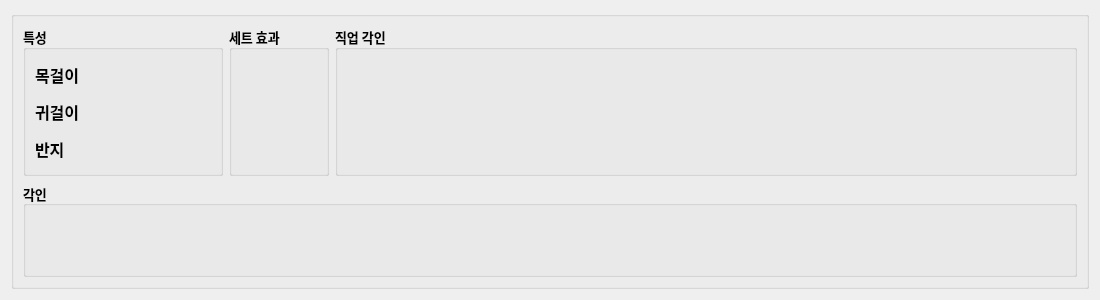
<?xml version="1.0" encoding="UTF-8"?>
<ui version="4.0">
 <class>SettingWidget</class>
 <widget class="QWidget" name="SettingWidget">
  <property name="geometry">
   <rect>
    <x>0</x>
    <y>0</y>
    <width>1100</width>
    <height>300</height>
   </rect>
  </property>
  <property name="maximumSize">
   <size>
    <width>16777215</width>
    <height>300</height>
   </size>
  </property>
  <property name="windowTitle">
   <string>Form</string>
  </property>
  <layout class="QVBoxLayout" name="verticalLayout_4">
   <item>
    <widget class="QGroupBox" name="groupSetting">
     <property name="maximumSize">
      <size>
       <width>16777215</width>
       <height>300</height>
      </size>
     </property>
     <property name="font">
      <font>
       <family>나눔스퀘어_ac Bold</family>
       <pointsize>12</pointsize>
       <bold>true</bold>
      </font>
     </property>
     <property name="title">
      <string/>
     </property>
     <layout class="QVBoxLayout" name="verticalLayout_5">
      <item>
       <layout class="QHBoxLayout" name="hLayout1">
        <item>
         <widget class="QGroupBox" name="groupAbility">
          <property name="minimumSize">
           <size>
            <width>0</width>
            <height>150</height>
           </size>
          </property>
          <property name="maximumSize">
           <size>
            <width>200</width>
            <height>150</height>
           </size>
          </property>
          <property name="font">
           <font>
            <family>나눔스퀘어 네오 ExtraBold</family>
            <pointsize>10</pointsize>
            <bold>true</bold>
           </font>
          </property>
          <property name="title">
           <string>특성</string>
          </property>
          <layout class="QVBoxLayout" name="verticalLayout_2">
           <item>
            <layout class="QHBoxLayout" name="hLayoutNeck">
             <item>
              <widget class="QLabel" name="label_2">
               <property name="maximumSize">
                <size>
                 <width>50</width>
                 <height>16777215</height>
                </size>
               </property>
               <property name="font">
                <font>
                 <family>나눔스퀘어 네오 ExtraBold</family>
                 <pointsize>12</pointsize>
                 <bold>true</bold>
                </font>
               </property>
               <property name="text">
                <string>목걸이</string>
               </property>
               <property name="alignment">
                <set>Qt::AlignLeading|Qt::AlignLeft|Qt::AlignVCenter</set>
               </property>
              </widget>
             </item>
             <item>
              <widget class="QLabel" name="lbNeck1">
               <property name="font">
                <font>
                 <family>나눔스퀘어 네오 Bold</family>
                 <pointsize>12</pointsize>
                 <bold>true</bold>
                </font>
               </property>
               <property name="text">
                <string/>
               </property>
               <property name="alignment">
                <set>Qt::AlignCenter</set>
               </property>
              </widget>
             </item>
             <item>
              <widget class="QLabel" name="lbNeck2">
               <property name="font">
                <font>
                 <family>나눔스퀘어 네오 Bold</family>
                 <pointsize>12</pointsize>
                 <bold>true</bold>
                </font>
               </property>
               <property name="text">
                <string/>
               </property>
               <property name="alignment">
                <set>Qt::AlignCenter</set>
               </property>
              </widget>
             </item>
            </layout>
           </item>
           <item>
            <layout class="QHBoxLayout" name="hLayoutEar">
             <item>
              <widget class="QLabel" name="label_5">
               <property name="maximumSize">
                <size>
                 <width>50</width>
                 <height>16777215</height>
                </size>
               </property>
               <property name="font">
                <font>
                 <family>나눔스퀘어 네오 ExtraBold</family>
                 <pointsize>12</pointsize>
                 <bold>true</bold>
                </font>
               </property>
               <property name="text">
                <string>귀걸이</string>
               </property>
               <property name="alignment">
                <set>Qt::AlignLeading|Qt::AlignLeft|Qt::AlignVCenter</set>
               </property>
              </widget>
             </item>
             <item>
              <widget class="QLabel" name="lbEar1">
               <property name="font">
                <font>
                 <family>나눔스퀘어 네오 Bold</family>
                 <pointsize>12</pointsize>
                 <bold>true</bold>
                </font>
               </property>
               <property name="text">
                <string/>
               </property>
               <property name="alignment">
                <set>Qt::AlignCenter</set>
               </property>
              </widget>
             </item>
             <item>
              <widget class="QLabel" name="lbEar2">
               <property name="font">
                <font>
                 <family>나눔스퀘어 네오 Bold</family>
                 <pointsize>12</pointsize>
                 <bold>true</bold>
                </font>
               </property>
               <property name="text">
                <string/>
               </property>
               <property name="alignment">
                <set>Qt::AlignCenter</set>
               </property>
              </widget>
             </item>
            </layout>
           </item>
           <item>
            <layout class="QHBoxLayout" name="hLayoutRing">
             <item>
              <widget class="QLabel" name="label_8">
               <property name="maximumSize">
                <size>
                 <width>50</width>
                 <height>16777215</height>
                </size>
               </property>
               <property name="font">
                <font>
                 <family>나눔스퀘어 네오 ExtraBold</family>
                 <pointsize>12</pointsize>
                 <bold>true</bold>
                </font>
               </property>
               <property name="text">
                <string>반지</string>
               </property>
               <property name="alignment">
                <set>Qt::AlignLeading|Qt::AlignLeft|Qt::AlignVCenter</set>
               </property>
              </widget>
             </item>
             <item>
              <widget class="QLabel" name="lbRing1">
               <property name="font">
                <font>
                 <family>나눔스퀘어 네오 Bold</family>
                 <pointsize>12</pointsize>
                 <bold>true</bold>
                </font>
               </property>
               <property name="text">
                <string/>
               </property>
               <property name="alignment">
                <set>Qt::AlignCenter</set>
               </property>
              </widget>
             </item>
             <item>
              <widget class="QLabel" name="lbRing2">
               <property name="font">
                <font>
                 <family>나눔스퀘어 네오 Bold</family>
                 <pointsize>12</pointsize>
                 <bold>true</bold>
                </font>
               </property>
               <property name="text">
                <string/>
               </property>
               <property name="alignment">
                <set>Qt::AlignCenter</set>
               </property>
              </widget>
             </item>
            </layout>
           </item>
          </layout>
         </widget>
        </item>
        <item>
         <widget class="QGroupBox" name="gruopSetEffect">
          <property name="minimumSize">
           <size>
            <width>0</width>
            <height>150</height>
           </size>
          </property>
          <property name="maximumSize">
           <size>
            <width>100</width>
            <height>150</height>
           </size>
          </property>
          <property name="font">
           <font>
            <family>나눔스퀘어 네오 ExtraBold</family>
            <pointsize>10</pointsize>
            <bold>true</bold>
           </font>
          </property>
          <property name="title">
           <string>세트 효과</string>
          </property>
          <layout class="QVBoxLayout" name="verticalLayout_3">
           <item>
            <widget class="QLabel" name="lbSetEffect">
             <property name="font">
              <font>
               <family>나눔스퀘어 네오 Bold</family>
               <pointsize>12</pointsize>
               <bold>true</bold>
              </font>
             </property>
             <property name="text">
              <string/>
             </property>
             <property name="alignment">
              <set>Qt::AlignCenter</set>
             </property>
            </widget>
           </item>
          </layout>
         </widget>
        </item>
        <item>
         <widget class="QGroupBox" name="groupClassEngrave">
          <property name="minimumSize">
           <size>
            <width>0</width>
            <height>150</height>
           </size>
          </property>
          <property name="maximumSize">
           <size>
            <width>16777215</width>
            <height>150</height>
           </size>
          </property>
          <property name="font">
           <font>
            <family>나눔스퀘어 네오 ExtraBold</family>
            <pointsize>10</pointsize>
            <bold>true</bold>
           </font>
          </property>
          <property name="title">
           <string>직업 각인</string>
          </property>
          <layout class="QVBoxLayout" name="vLayoutClassEngrave"/>
         </widget>
        </item>
       </layout>
      </item>
      <item>
       <widget class="QGroupBox" name="groupEngrave">
        <property name="maximumSize">
         <size>
          <width>16777215</width>
          <height>120</height>
         </size>
        </property>
        <property name="font">
         <font>
          <family>나눔스퀘어 네오 ExtraBold</family>
          <pointsize>10</pointsize>
          <bold>true</bold>
         </font>
        </property>
        <property name="title">
         <string>각인</string>
        </property>
        <property name="alignment">
         <set>Qt::AlignLeading|Qt::AlignLeft|Qt::AlignVCenter</set>
        </property>
        <layout class="QHBoxLayout" name="hLayoutNormalEngrave"/>
       </widget>
      </item>
     </layout>
    </widget>
   </item>
  </layout>
 </widget>
 <resources/>
 <connections/>
</ui>
